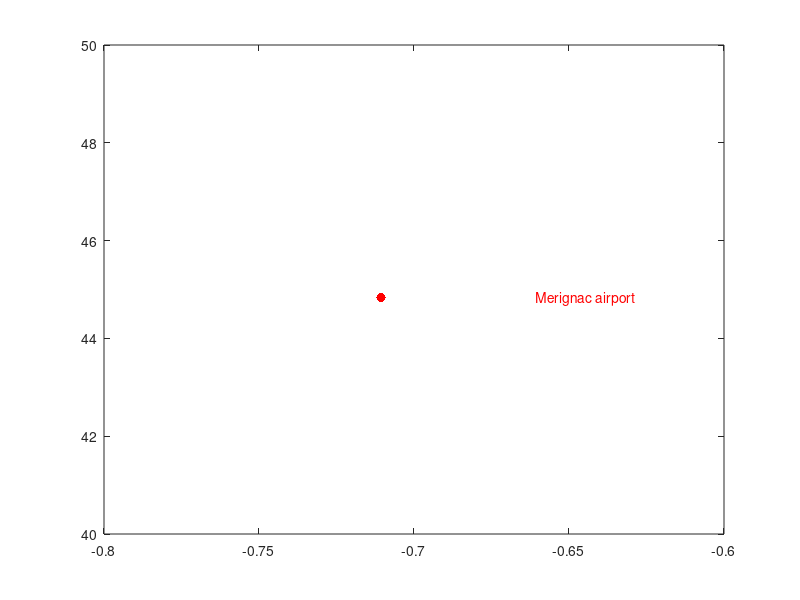

MATLAB code for this plot: (Note: this script raises an error after producing the figure.)
clc
close all
clear all
       
registre = struct('adresse', [], 'format', [], 'type', [], 'nom', [], ...
                  'timeFlag', [], 'cprFlag', [], ...
                  'longitude', [], 'latitude', [], 'velocity', []);
              

              
load('trame2.mat')

%% La fonction plot_google_map affiche des longitudes/lattitudes en degre decimaux,
MER_LON = -0.710648; % Longitude de l'aeroport de Merignac
MER_LAT = 44.836316; % Latitude de l'aeroport de Merignac

figure(1);
plot(MER_LON,MER_LAT,'.r','MarkerSize',20);% On affiche l'aeroport de Merignac sur la carte
text(MER_LON+0.05,MER_LAT,'Merignac airport','color','r')
plot_google_map('MapType','terrain','ShowLabels',0) % On affiche une carte sans le nom des villes

for i=1:24
    i
	registre = bit2registre(trames_20141120Copy(:,i), registre);
    registre

    %plot(registre.longitude, registre.latitude,'.b','MarkerSize',20);
end

for j=1:size(registre.latitude,2)
   plot(registre.longitude(1,j), registre.latitude(1,j),'.b','MarkerSize',20); 
    
end
xlabel('Longitude en degres');
ylabel('Lattitude en degres');

hold on;
